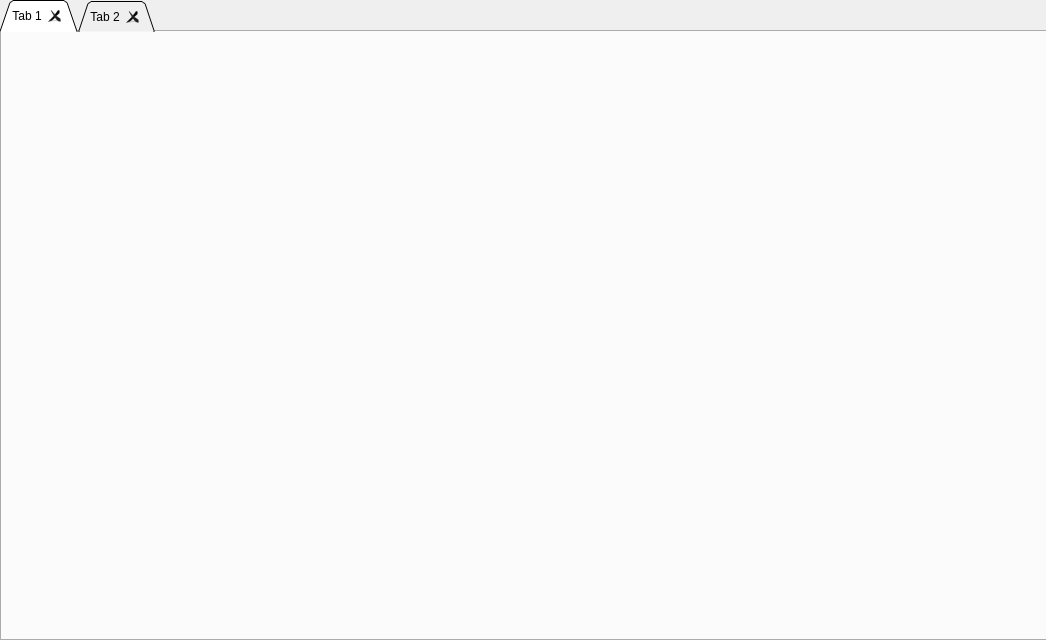
<?xml version="1.0" encoding="UTF-8"?>
<ui version="4.0">
 <class>MainWindow</class>
 <widget class="QMainWindow" name="MainWindow">
  <property name="geometry">
   <rect>
    <x>0</x>
    <y>0</y>
    <width>1046</width>
    <height>640</height>
   </rect>
  </property>
  <property name="windowTitle">
   <string>MainWindow</string>
  </property>
  <widget class="QWidget" name="centralwidget">
   <widget class="QTabWidget" name="tabWidget">
    <property name="enabled">
     <bool>true</bool>
    </property>
    <property name="geometry">
     <rect>
      <x>0</x>
      <y>0</y>
      <width>1051</width>
      <height>641</height>
     </rect>
    </property>
    <property name="baseSize">
     <size>
      <width>5</width>
      <height>0</height>
     </size>
    </property>
    <property name="tabShape">
     <enum>QTabWidget::Triangular</enum>
    </property>
    <property name="tabsClosable">
     <bool>true</bool>
    </property>
    <property name="movable">
     <bool>true</bool>
    </property>
    <widget class="QWidget" name="tab">
     <attribute name="title">
      <string>Tab 1</string>
     </attribute>
    </widget>
    <widget class="QWidget" name="tab_2">
     <attribute name="title">
      <string>Tab 2</string>
     </attribute>
    </widget>
   </widget>
  </widget>
  <action name="actionBack">
   <property name="icon">
    <iconset>
     <normaloff>assets/icons/back.png</normaloff>assets/icons/back.png</iconset>
   </property>
   <property name="text">
    <string>Back</string>
   </property>
   <property name="toolTip">
    <string>Go Back</string>
   </property>
   <property name="shortcut">
    <string>Backspace</string>
   </property>
  </action>
  <action name="actionforward">
   <property name="icon">
    <iconset>
     <normaloff>assets/icons/next.png</normaloff>assets/icons/next.png</iconset>
   </property>
   <property name="text">
    <string>forward</string>
   </property>
   <property name="toolTip">
    <string>Go Forward</string>
   </property>
   <property name="shortcut">
    <string>Right</string>
   </property>
  </action>
  <action name="actionreload">
   <property name="icon">
    <iconset>
     <normaloff>assets/icons/sync.png</normaloff>assets/icons/sync.png</iconset>
   </property>
   <property name="text">
    <string>reload</string>
   </property>
   <property name="toolTip">
    <string>Reload</string>
   </property>
   <property name="shortcut">
    <string>Ctrl+R</string>
   </property>
  </action>
  <action name="actionhome">
   <property name="icon">
    <iconset>
     <normaloff>assets/icons/home.png</normaloff>assets/icons/home.png</iconset>
   </property>
   <property name="text">
    <string>home</string>
   </property>
   <property name="toolTip">
    <string>Home</string>
   </property>
   <property name="shortcut">
    <string>Ctrl+H</string>
   </property>
  </action>
 </widget>
 <resources/>
 <connections/>
</ui>
